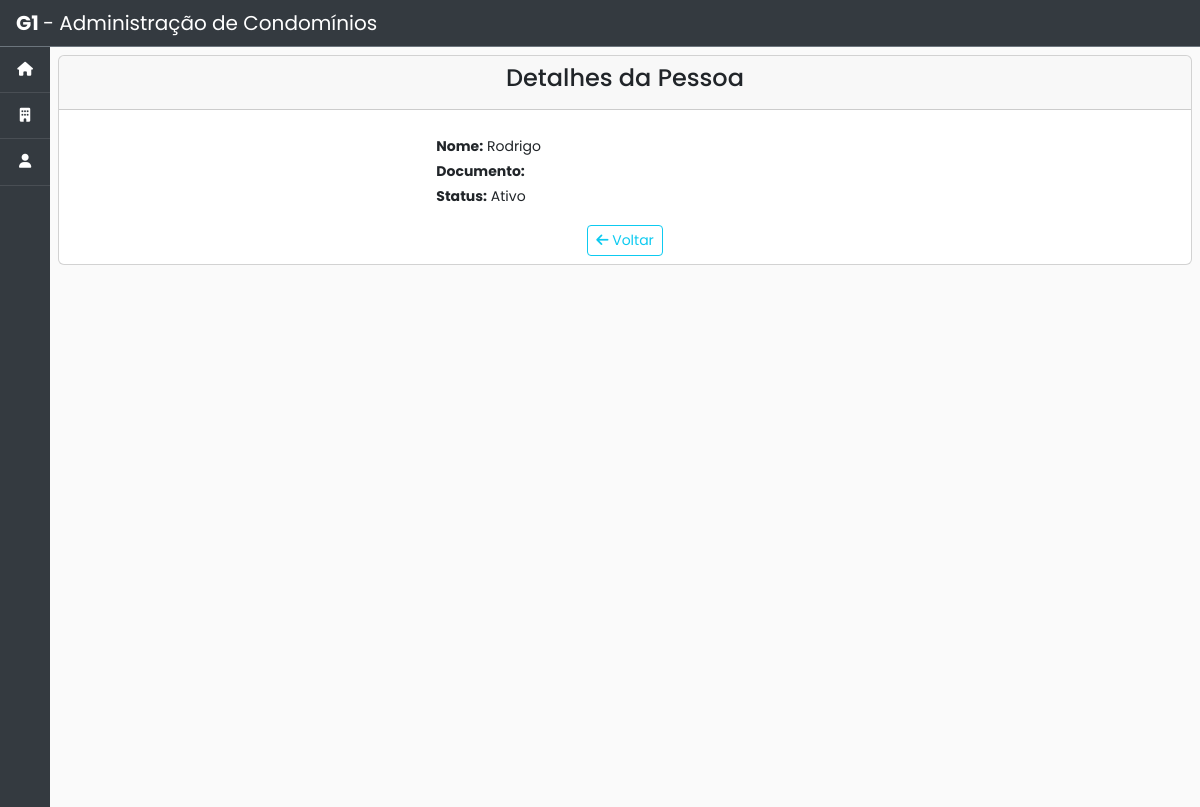
The page /condominios/pessoa_detail/3/ on the database as committed earlier.
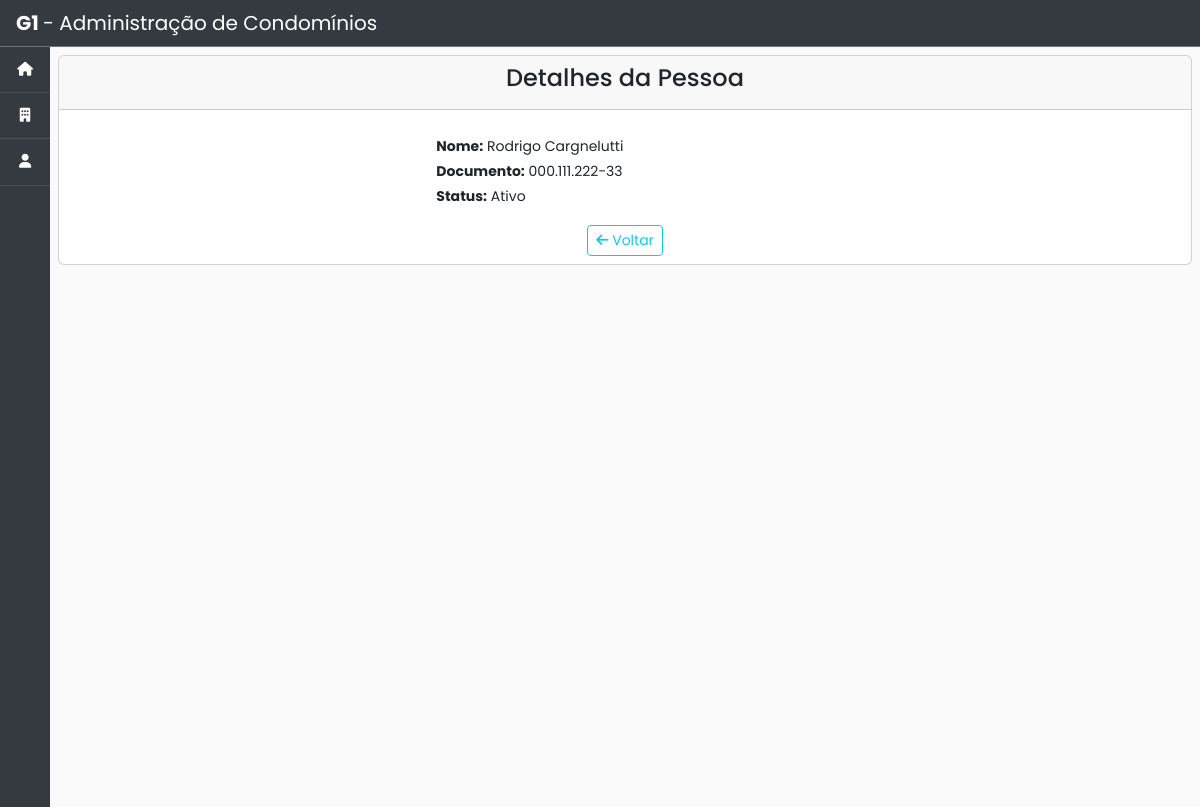
The same page on the database as committed later.
### condominio/models.py (models this page shows, shortened)
class Pessoa(models.Model):
    class Status(models.TextChoices):
        ATIVO = 'Ativo', 'Ativo'
        INATIVO = 'Inativo', 'Inativo'
    nome = models.CharField(max_length=200)
    documento = models.CharField('CPF', max_length=20)
    status = models.CharField(choices=Status.choices, default=Status.ATIVO, max_length=10)  # noqa
    created_at = models.DateTimeField(auto_now_add=True)
    updated_at = models.DateTimeField(auto_now=True)

### condominio/views.py (the view)
# urls.py: path('pessoa_detail/<int:pk>/', views.PessoaDetail.as_view(), name='pessoa_detail'),  # noqa
class PessoaDetail(DetailView):
    queryset = Pessoa.objects.all()

### condominio/templates/condominio/pessoa_detail.html (shortened to what this page needs)
{% extends 'base.html' %}
{% block content %}
  <div class="card">
    <div class="card-header text-center">
      <h4>Detalhes da Pessoa</h4>
    </div>
    <div class="col-4 m-auto pt-4 pb-2 ">
      <strong>Nome:</strong> {{ object.nome }} <br />
      <strong>Documento:</strong> {{ object.documento }} <br />
      <strong>Status:</strong> {{ object.status }} <br />
    </div>
    <div class="col-8 m-auto pt-2 pb-2 text-center" >
      <button type="reset" class="btn btn-outline-info btn-sm" onclick="location.href = '{% url 'condominio:pessoa_list' %}'"><span class="fas fa-arrow-left"></span> Voltar</button>
    </div>
  </div>
{% endblock %}

Rows that differ between the two databases and show on the page:
changed Pessoa "Ativo": nome "Rodrigo" → "Rodrigo Cargnelutti"; documento (not shown) → "000.111.222-33"
